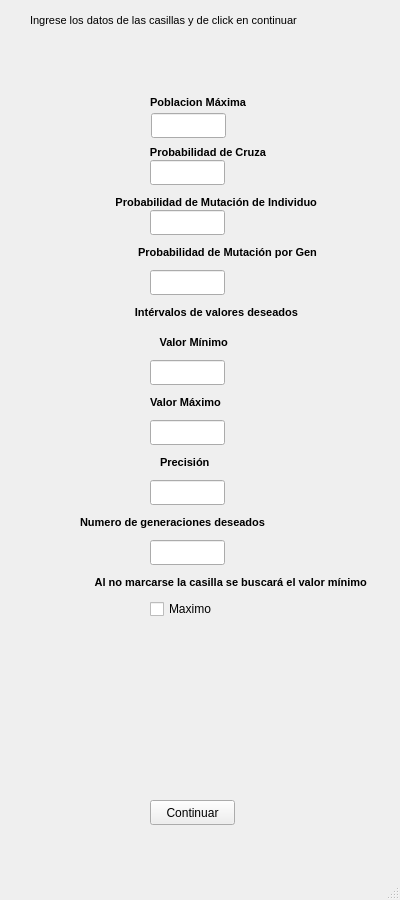
<?xml version="1.0" encoding="UTF-8"?>
<ui version="4.0">
 <class>MainWindow</class>
 <widget class="QMainWindow" name="MainWindow">
  <property name="geometry">
   <rect>
    <x>0</x>
    <y>0</y>
    <width>400</width>
    <height>900</height>
   </rect>
  </property>
  <property name="windowTitle">
   <string>Algoritmo Genético</string>
  </property>
  <property name="autoFillBackground">
   <bool>true</bool>
  </property>
  <widget class="QWidget" name="centralwidget">
   <widget class="QLabel" name="label_titulo">
    <property name="geometry">
     <rect>
      <x>30</x>
      <y>5</y>
      <width>591</width>
      <height>31</height>
     </rect>
    </property>
    <property name="maximumSize">
     <size>
      <width>16777215</width>
      <height>16777215</height>
     </size>
    </property>
    <property name="sizeIncrement">
     <size>
      <width>2</width>
      <height>0</height>
     </size>
    </property>
    <property name="font">
     <font>
      <pointsize>8</pointsize>
     </font>
    </property>
    <property name="text">
     <string>Ingrese los datos de las casillas y de click en continuar </string>
    </property>
   </widget>
   <widget class="QLabel" name="label_2">
    <property name="geometry">
     <rect>
      <x>129</x>
      <y>90</y>
      <width>120</width>
      <height>25</height>
     </rect>
    </property>
    <property name="font">
     <font>
      <pointsize>8</pointsize>
     </font>
    </property>
    <property name="layoutDirection">
     <enum>Qt::LeftToRight</enum>
    </property>
    <property name="text">
     <string>&lt;b&gt; Poblacion Máxima &lt;/b&gt; </string>
    </property>
    <property name="alignment">
     <set>Qt::AlignRight|Qt::AlignTrailing|Qt::AlignVCenter</set>
    </property>
   </widget>
   <widget class="QLineEdit" name="poblacion_m">
    <property name="geometry">
     <rect>
      <x>151</x>
      <y>113</y>
      <width>75</width>
      <height>25</height>
     </rect>
    </property>
    <property name="font">
     <font>
      <pointsize>9</pointsize>
     </font>
    </property>
   </widget>
   <widget class="QLabel" name="label_3">
    <property name="geometry">
     <rect>
      <x>129</x>
      <y>140</y>
      <width>140</width>
      <height>25</height>
     </rect>
    </property>
    <property name="font">
     <font>
      <pointsize>8</pointsize>
     </font>
    </property>
    <property name="layoutDirection">
     <enum>Qt::LeftToRight</enum>
    </property>
    <property name="text">
     <string>&lt;b&gt; Probabilidad de Cruza &lt;/b&gt; </string>
    </property>
    <property name="alignment">
     <set>Qt::AlignRight|Qt::AlignTrailing|Qt::AlignVCenter</set>
    </property>
   </widget>
   <widget class="QLineEdit" name="pcruza">
    <property name="geometry">
     <rect>
      <x>150</x>
      <y>160</y>
      <width>75</width>
      <height>25</height>
     </rect>
    </property>
    <property name="font">
     <font>
      <pointsize>9</pointsize>
     </font>
    </property>
   </widget>
   <widget class="QLabel" name="label_4">
    <property name="geometry">
     <rect>
      <x>70</x>
      <y>190</y>
      <width>250</width>
      <height>25</height>
     </rect>
    </property>
    <property name="font">
     <font>
      <pointsize>8</pointsize>
     </font>
    </property>
    <property name="layoutDirection">
     <enum>Qt::LeftToRight</enum>
    </property>
    <property name="text">
     <string>&lt;b&gt; Probabilidad de Mutación de Individuo &lt;/b&gt; </string>
    </property>
    <property name="alignment">
     <set>Qt::AlignRight|Qt::AlignTrailing|Qt::AlignVCenter</set>
    </property>
   </widget>
   <widget class="QLineEdit" name="pmi">
    <property name="geometry">
     <rect>
      <x>150</x>
      <y>210</y>
      <width>75</width>
      <height>25</height>
     </rect>
    </property>
   </widget>
   <widget class="QLabel" name="label_5">
    <property name="geometry">
     <rect>
      <x>70</x>
      <y>240</y>
      <width>250</width>
      <height>25</height>
     </rect>
    </property>
    <property name="font">
     <font>
      <pointsize>8</pointsize>
     </font>
    </property>
    <property name="layoutDirection">
     <enum>Qt::LeftToRight</enum>
    </property>
    <property name="text">
     <string>&lt;b&gt; Probabilidad de Mutación por Gen &lt;/b&gt; </string>
    </property>
    <property name="alignment">
     <set>Qt::AlignRight|Qt::AlignTrailing|Qt::AlignVCenter</set>
    </property>
   </widget>
   <widget class="QLineEdit" name="pmg">
    <property name="geometry">
     <rect>
      <x>150</x>
      <y>270</y>
      <width>75</width>
      <height>25</height>
     </rect>
    </property>
   </widget>
   <widget class="QLabel" name="label_6">
    <property name="geometry">
     <rect>
      <x>140</x>
      <y>330</y>
      <width>91</width>
      <height>25</height>
     </rect>
    </property>
    <property name="font">
     <font>
      <pointsize>8</pointsize>
     </font>
    </property>
    <property name="layoutDirection">
     <enum>Qt::LeftToRight</enum>
    </property>
    <property name="text">
     <string>&lt;b&gt; Valor Mínimo &lt;/b&gt; </string>
    </property>
    <property name="alignment">
     <set>Qt::AlignRight|Qt::AlignTrailing|Qt::AlignVCenter</set>
    </property>
   </widget>
   <widget class="QLabel" name="label_intervalos">
    <property name="geometry">
     <rect>
      <x>80</x>
      <y>300</y>
      <width>221</width>
      <height>25</height>
     </rect>
    </property>
    <property name="font">
     <font>
      <pointsize>8</pointsize>
     </font>
    </property>
    <property name="layoutDirection">
     <enum>Qt::LeftToRight</enum>
    </property>
    <property name="text">
     <string>&lt;b&gt; Intérvalos de valores deseados &lt;/b&gt; </string>
    </property>
    <property name="alignment">
     <set>Qt::AlignRight|Qt::AlignTrailing|Qt::AlignVCenter</set>
    </property>
   </widget>
   <widget class="QLineEdit" name="xmin">
    <property name="geometry">
     <rect>
      <x>150</x>
      <y>360</y>
      <width>75</width>
      <height>25</height>
     </rect>
    </property>
   </widget>
   <widget class="QLabel" name="label_7">
    <property name="geometry">
     <rect>
      <x>150</x>
      <y>390</y>
      <width>91</width>
      <height>25</height>
     </rect>
    </property>
    <property name="font">
     <font>
      <pointsize>8</pointsize>
     </font>
    </property>
    <property name="text">
     <string>&lt;b&gt; Valor Máximo &lt;/b&gt; </string>
    </property>
   </widget>
   <widget class="QLineEdit" name="xmax">
    <property name="geometry">
     <rect>
      <x>150</x>
      <y>420</y>
      <width>75</width>
      <height>25</height>
     </rect>
    </property>
   </widget>
   <widget class="QLabel" name="label_8">
    <property name="geometry">
     <rect>
      <x>160</x>
      <y>450</y>
      <width>61</width>
      <height>25</height>
     </rect>
    </property>
    <property name="font">
     <font>
      <pointsize>8</pointsize>
     </font>
    </property>
    <property name="text">
     <string>&lt;b&gt; Precisión &lt;/b&gt; </string>
    </property>
   </widget>
   <widget class="QLineEdit" name="presicion">
    <property name="geometry">
     <rect>
      <x>150</x>
      <y>480</y>
      <width>75</width>
      <height>25</height>
     </rect>
    </property>
    <property name="text">
     <string/>
    </property>
   </widget>
   <widget class="QLabel" name="label_9">
    <property name="geometry">
     <rect>
      <x>80</x>
      <y>510</y>
      <width>230</width>
      <height>25</height>
     </rect>
    </property>
    <property name="font">
     <font>
      <pointsize>8</pointsize>
     </font>
    </property>
    <property name="text">
     <string>&lt;b&gt; Numero de generaciones deseados &lt;/b&gt; </string>
    </property>
   </widget>
   <widget class="QLineEdit" name="generaciones">
    <property name="geometry">
     <rect>
      <x>150</x>
      <y>540</y>
      <width>75</width>
      <height>25</height>
     </rect>
    </property>
    <property name="text">
     <string/>
    </property>
   </widget>
   <widget class="QLabel" name="estado">
    <property name="geometry">
     <rect>
      <x>30</x>
      <y>710</y>
      <width>311</width>
      <height>31</height>
     </rect>
    </property>
    <property name="font">
     <font>
      <pointsize>9</pointsize>
     </font>
    </property>
    <property name="text">
     <string/>
    </property>
   </widget>
   <widget class="QLabel" name="estado2">
    <property name="geometry">
     <rect>
      <x>40</x>
      <y>630</y>
      <width>311</width>
      <height>25</height>
     </rect>
    </property>
    <property name="text">
     <string/>
    </property>
   </widget>
   <widget class="QLabel" name="label_10">
    <property name="geometry">
     <rect>
      <x>20</x>
      <y>570</y>
      <width>350</width>
      <height>25</height>
     </rect>
    </property>
    <property name="font">
     <font>
      <pointsize>8</pointsize>
     </font>
    </property>
    <property name="layoutDirection">
     <enum>Qt::LeftToRight</enum>
    </property>
    <property name="text">
     <string>&lt;b&gt; Al no marcarse la casilla se buscará el valor mínimo &lt;/b&gt; </string>
    </property>
    <property name="alignment">
     <set>Qt::AlignRight|Qt::AlignTrailing|Qt::AlignVCenter</set>
    </property>
   </widget>
   <widget class="QCheckBox" name="maximizar">
    <property name="geometry">
     <rect>
      <x>150</x>
      <y>600</y>
      <width>111</width>
      <height>18</height>
     </rect>
    </property>
    <property name="font">
     <font>
      <pointsize>9</pointsize>
     </font>
    </property>
    <property name="text">
     <string>Maximo</string>
    </property>
   </widget>
   <widget class="QPushButton" name="btn_ok">
    <property name="geometry">
     <rect>
      <x>150</x>
      <y>800</y>
      <width>85</width>
      <height>25</height>
     </rect>
    </property>
    <property name="text">
     <string>Continuar</string>
    </property>
   </widget>
  </widget>
  <widget class="QMenuBar" name="menubar">
   <property name="geometry">
    <rect>
     <x>0</x>
     <y>0</y>
     <width>400</width>
     <height>21</height>
    </rect>
   </property>
  </widget>
  <widget class="QStatusBar" name="statusbar"/>
 </widget>
 <resources/>
 <connections/>
</ui>
